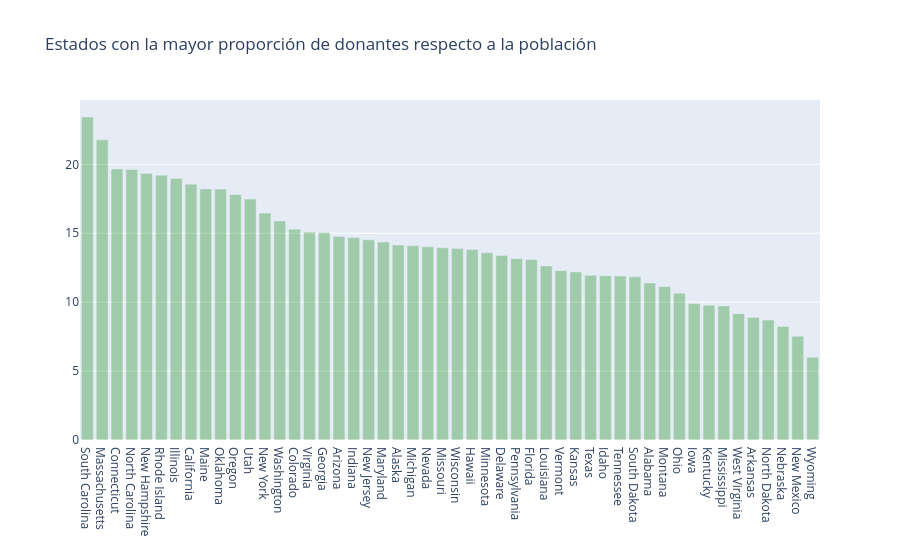

Notebook code cell kept with this figure:
### Markdown cell above
> - **California**, al ser el estado con la mayor población, también cuenta con la mayor cantidad de donantes registrados, con cerca de **300,000 donantes**. **San Francisco** y **Los Ángeles** son las principales ciudades de California donde se concentra el mayor número de donantes. Asimismo, California es el estado con el mayor número de escuelas y proyectos.
>
> - **Nueva York**, **Texas** y **Florida**, con aproximadamente **137,000**, **134,000** y **108,000** donantes, respectivamente, son los otros estados con la mayor cantidad de donantes. Las principales ciudades son **Nueva York**, **Miami**, **Tampa**, **Houston** y **Dallas**, donde se concentra la mayor parte de los donantes.
>
> - **Dakota del Norte**, **Dakota del Sur**, **Vermont** y **Wyoming** son los estados con el menor número de donantes, con menos de **4,000** cada uno. Además, existe una categoría denominada **"Others" (Otros)** en los datos de los estados, que probablemente agrupa a donantes docentes o a donantes provenientes de otros países.
>
> - Considerando todas las ciudades de Estados Unidos, las tres con mayor número de donantes son **Chicago** (aproximadamente **35 mil donantes**), **Nueva York** (aproximadamente **27 mil**) y **Brooklyn** (aproximadamente **22 mil**). Las ciudades californianas de **San Francisco** y **Los Ángeles** ocupan el cuarto y quinto lugar, con alrededor de **18 mil** y **16 mil** donantes, respectivamente.

## <a>Conjunto de datos ajustado por población</a>

Los estados que encabezan las gráficas anteriores son, en gran medida, los que poseen una población más alta. Por ello, resulta interesante analizar el **número de donantes por cada 100,000 habitantes** en cada estado.

Para este análisis se ha incorporado un conjunto de datos ajustado por población, que incluye la población de cada estado de Estados Unidos correspondiente al año **2013**.

**Conjunto de datos de población:** http://www.enchantedlearning.com/usa/states/population.shtml

## <a id="2.3">2.3 Estados con la mayor **proporción de donantes respecto a la población**</a>

### Code cell
# Población estimada por estado (Censo de EE. UU., 2013)
census_2013 = {
    'Mississippi': 2991207, 'Iowa': 3090416, 'Oklahoma': 3850568,
    'Delaware': 925749, 'Minnesota': 5420380, 'Alaska': 735132,
    'Illinois': 12882135, 'Arkansas': 2959373, 'New Mexico': 2085287,
    'Indiana': 6570902, 'Maryland': 5928814, 'Louisiana': 4625470,
    'Texas': 26448193, 'Wyoming': 582658, 'Arizona': 6626624,
    'Wisconsin': 5742713, 'Michigan': 9895622, 'Kansas': 2893957,
    'Utah': 2900872, 'Virginia': 8260405, 'Oregon': 3930065,
    'Connecticut': 3596080, 'New York': 19651127,
    'California': 38332521, 'Massachusetts': 6692824,
    'West Virginia': 1854304, 'South Carolina': 4774839,
    'New Hampshire': 1323459, 'Vermont': 626630,
    'Georgia': 9992167, 'North Dakota': 723393,
    'Pennsylvania': 12773801, 'Florida': 19552860,
    'Hawaii': 1404054, 'Kentucky': 4395295,
    'Rhode Island': 1051511, 'Nebraska': 1868516,
    'Missouri': 6044171, 'Ohio': 11570808,
    'Alabama': 4833722, 'South Dakota': 844877,
    'Colorado': 5268367, 'Idaho': 1612136,
    'New Jersey': 8899339, 'Washington': 6971406,
    'North Carolina': 9848060, 'Tennessee': 6495978,
    'Montana': 1015165, 'District of Columbia': 646449,
    'Nevada': 2790136, 'Maine': 1328302
}

# Número de donantes por estado
donors_from_states = dict(donors_df['Donor State'].value_counts())

# Calcular el número de donantes por cada 100 000 habitantes
don_pop = {}
for state, don in donors_from_states.items():
    if state not in census_2013:
        continue
    don_pop[state] = float(don) * 100000 / census_2013[state]

import operator

# Ordenar los estados según la proporción de donantes
don_pop = sorted(don_pop.items(), key=operator.itemgetter(1), reverse=True)

xx = [x[0] for x in don_pop][1:]
yy = [x[1] for x in don_pop][1:]

trace2 = go.Bar(
    x=xx,
    y=yy,
    name='Donantes por población',
    marker=dict(color='green'),
    opacity=0.3
)

data = [trace2]

layout = go.Layout(
    barmode='group',
    legend=dict(dict(x=-0.1, y=1.2)),
    margin=dict(b=120),
    title='Estados con la mayor proporción de donantes respecto a la población'
)

fig = go.Figure(data=data, layout=layout)
iplot(fig, filename='grouped-bar')

### Figure 1 — Plotly figure (JSON) as saved in the notebook; plotly's stock layout.template omitted (floating-point values rounded to 4 significant figures)
{"data": [{"marker": {"color": "green"}, "name": "Donantes por población", "opacity": 0.3, "type": "bar", "x": ["South Carolina", "Massachusetts", "Connecticut", "North Carolina", "New Hampshire", "Rhode Island", "Illinois", "California", "Maine", "Oklahoma", "Oregon", "Utah", "New York", "Washington", "Colorado", "Virginia", "Georgia", "Arizona", "Indiana", "New Jersey", "Maryland", "Alaska", "Michigan", "Nevada", "Missouri", "Wisconsin", "Hawaii", "Minnesota", "Delaware", "Pennsylvania", "Florida", "Louisiana", "Vermont", "Kansas", "Texas", "Idaho", "Tennessee", "South Dakota", "Alabama", "Montana", "Ohio", "Iowa", "Kentucky", "Mississippi", "West Virginia", "Arkansas", "North Dakota", "Nebraska", "New Mexico", "Wyoming"], "y": [23.44, 21.78, 19.66, 19.63, 19.34, 19.21, 18.98, 18.56, 18.22, 18.21, 17.81, 17.48, 16.46, 15.89, 15.3, 15.08, 15.05, 14.76, 14.69, 14.53, 14.37, 14.15, 14.09, 14.01, 13.95, 13.9, 13.82, 13.58, 13.39, 13.15, 13.09, 12.63, 12.29, 12.2, 11.95, 11.91, 11.9, 11.84, 11.4, 11.13, 10.66, 9.902, 9.783, 9.729, 9.168, 8.887, 8.709, 8.242, 7.529, 6.007]}], "layout": {"barmode": "group", "legend": {"x": -0.1, "y": 1.2}, "margin": {"b": 120}, "title": {"text": "Estados con la mayor proporción de donantes respecto a la población"}}}
